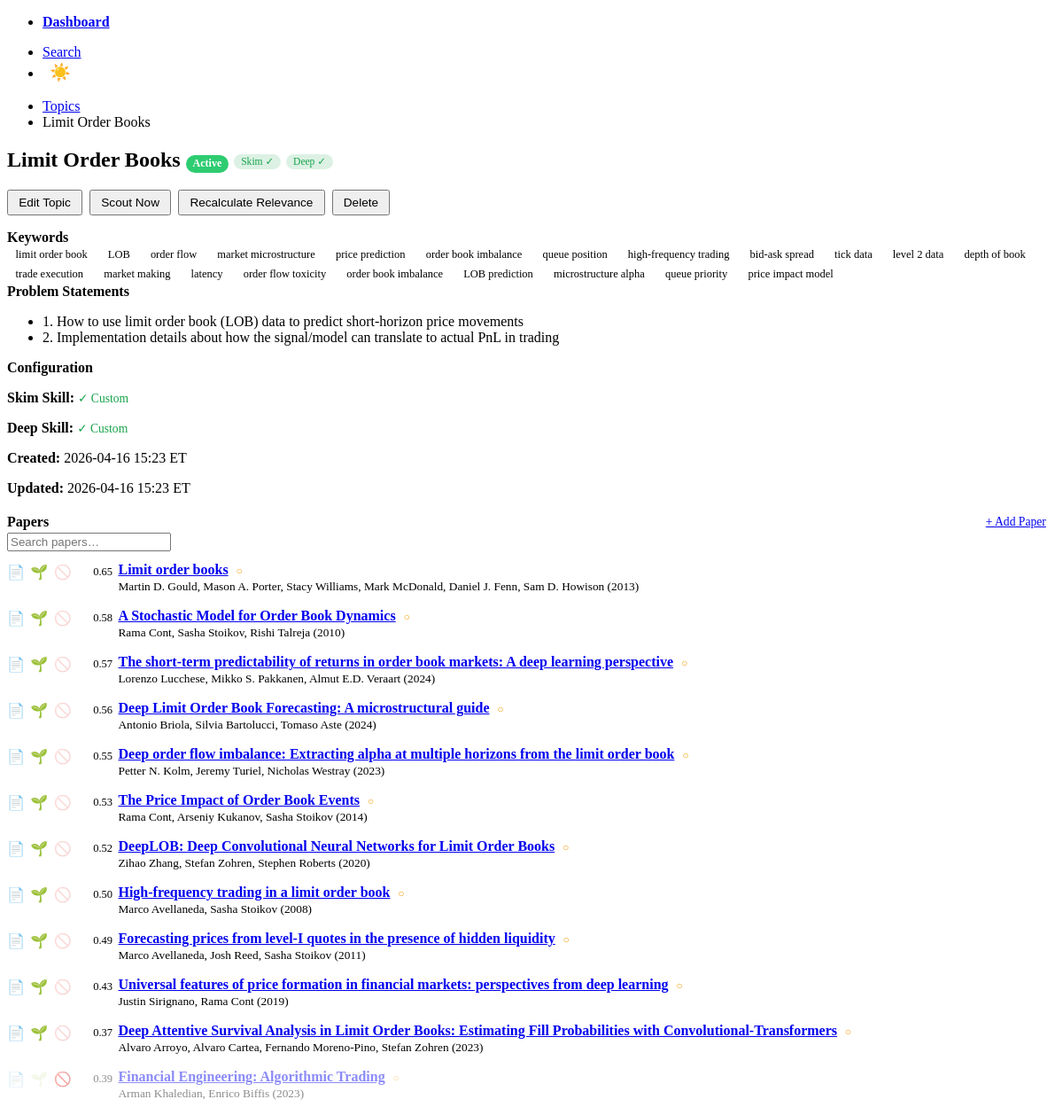
The app's page /topics/4 with its own data.
### tables this page shows
CREATE TABLE topics (
    id              INTEGER PRIMARY KEY AUTOINCREMENT,
    name            TEXT NOT NULL UNIQUE,
    description     TEXT NOT NULL DEFAULT '',
    keywords        TEXT NOT NULL DEFAULT '[]',          -- JSON list of strings
    priority_keywords TEXT NOT NULL DEFAULT '[]',        -- JSON list of high-weight keywords
    problem_statements TEXT NOT NULL DEFAULT '[]',       -- JSON list of free-text problems
    sources         TEXT NOT NULL DEFAULT '["arxiv"]',   -- JSON list: arxiv, ssrn, kaggle
    pdf_policy      TEXT NOT NULL DEFAULT 'link_only'
                        CHECK (pdf_policy IN ('link_only', 'download')),
    is_active       INTEGER NOT NULL DEFAULT 1,
    created_at      TEXT NOT NULL DEFAULT (datetime('now')),
    updated_at      TEXT NOT NULL DEFAULT (datetime('now'))
, skim_skill_md TEXT, deep_synthesis_skill_md TEXT);

CREATE TABLE papers (
    id              INTEGER PRIMARY KEY AUTOINCREMENT,
    source          TEXT NOT NULL,                       -- 'arxiv', 'ssrn', 'kaggle'
    source_id       TEXT NOT NULL,                       -- e.g. arXiv ID
    title           TEXT NOT NULL,
    authors         TEXT NOT NULL DEFAULT '[]',          -- JSON list
    published_venue TEXT NOT NULL DEFAULT '',
    published_date  TEXT,
    abstract        TEXT NOT NULL DEFAULT '',
    url             TEXT NOT NULL DEFAULT '',
    pdf_url         TEXT NOT NULL DEFAULT '',
    pdf_local_path  TEXT,
    created_at      TEXT NOT NULL DEFAULT (datetime('now')), semantic_scholar_id TEXT, read_next INTEGER NOT NULL DEFAULT 0, unprocessed INTEGER NOT NULL DEFAULT 1,
    UNIQUE(source, source_id)
);

CREATE TABLE topic_papers (
    id              INTEGER PRIMARY KEY AUTOINCREMENT,
    topic_id        INTEGER NOT NULL REFERENCES topics(id) ON DELETE CASCADE,
    paper_id        INTEGER NOT NULL REFERENCES papers(id) ON DELETE CASCADE,
    matched_keywords TEXT NOT NULL DEFAULT '[]',         -- JSON list
    relevance_score REAL NOT NULL DEFAULT 0.0,
    created_at      TEXT NOT NULL DEFAULT (datetime('now')), recommendation TEXT CHECK (recommendation IN ('read', 'skip', 'deep_dive')), is_scout_seed INTEGER NOT NULL DEFAULT 0, not_interesting INTEGER NOT NULL DEFAULT 0,
    UNIQUE(topic_id, paper_id)
);

### poneglyph/routes/topics.py (the view)
@router.get("/{topic_id}", response_class=HTMLResponse)
async def view_topic(request: Request, topic_id: int):
    topic = _topic_row(topic_id)
    if not topic:
        return HTMLResponse("<p>Topic not found.</p>", status_code=404)
    paper_rows = fetch_all(
        """SELECT p.*, tp.is_scout_seed, tp.not_interesting, tp.relevance_score
           FROM papers p
           JOIN topic_papers tp ON p.id = tp.paper_id
           WHERE tp.topic_id = ?
           ORDER BY p.read_next DESC, tp.not_interesting ASC,
                    COALESCE(tp.relevance_score, 1.0) DESC,
                    p.published_date DESC, p.created_at DESC
           LIMIT 20""",
        (topic_id,),
    )
    papers = [row_to_dict(r) for r in paper_rows]
    seed_count = sum(1 for p in papers if p.get("is_scout_seed"))
    return templates.TemplateResponse(
        "topics/detail.html",
        {"request": request, "topic": topic, "papers": papers, "seed_count": seed_count},
    )

### templates/topics/detail.html (shortened to what this page needs)
{% extends "base.html" %}
{% block content %}
<nav aria-label="breadcrumb">
    <ul>
        <li><a href="/topics">Topics</a></li>
        <li>{{ topic.name }}</li>
    </ul>
</nav>
<hgroup>
    <h2>
        {{ topic.name }}
        {% if topic.is_active %}
            <span class="badge badge-active">Active</span>
        {% else %}
            <span class="badge badge-inactive">Paused</span>
        {% endif %}
        {% if topic.skim_skill_md %}
            <span style="font-size:0.72rem; font-weight:normal; padding:0.15rem 0.5rem;
                         border-radius:1rem; background:rgba(22,163,74,0.15);
                         color:#16a34a; vertical-align:middle;">Skim ✓</span>
        {% else %}
            <span style="font-size:0.72rem; font-weight:normal; padding:0.15rem 0.5rem;
                         border-radius:1rem; background:rgba(220,38,38,0.12);
                         color:#dc2626; vertical-align:middle;">Skim ✗</span>
        {% endif %}
        {% if topic.deep_synthesis_skill_md %}
            <span style="font-size:0.72rem; font-weight:normal; padding:0.15rem 0.5rem;
                         border-radius:1rem; background:rgba(22,163,74,0.15);
                         color:#16a34a; vertical-align:middle;">Deep ✓</span>
        {% else %}
            <span style="font-size:0.72rem; font-weight:normal; padding:0.15rem 0.5rem;
                         border-radius:1rem; background:rgba(100,116,139,0.15);
                         color:var(--pico-muted-color); vertical-align:middle;">Deep ✗</span>
        {% endif %}
    </h2>
</hgroup>
<div class="actions" style="margin-bottom: 1rem;">
    <button class="outline"
            hx-get="/topics/{{ topic.id }}/edit?from_detail=1"
            hx-target="#topic-edit-area"
            hx-swap="innerHTML"
            onclick="window.scrollTo({top:0,behavior:'smooth'})">Edit Topic</button>
    {% if topic.skim_skill_md %}
    <button class="outline"
            hx-post="/scout/topic/{{ topic.id }}"
            hx-target="#scout-status-area"
            hx-swap="innerHTML"
            hx-confirm="Scout citations for {{ seed_count }} seed paper(s) in this topic? This calls Semantic Scholar and may take a few minutes."
            hx-indicator="#scout-ind">
        Scout Now
    </button>
    {% else %}
    <button class="outline" disabled
            title="Upload a Structural Skim skill first — edit this topic to add one">
        Scout Now
    </button>
    {% endif %}
    <button class="outline"
            hx-post="/topics/{{ topic.id }}/recalculate-relevance"
            hx-target="#topic-papers-list"
            hx-swap="innerHTML"
            hx-indicator="#relevance-ind">
        Recalculate Relevance
    </button>
    <button class="outline contrast"
            hx-delete="/topics/{{ topic.id }}"
            hx-confirm="Delete topic '{{ topic.name }}'? This cannot be undone."
            hx-on::after-request="if(event.detail.successful) window.location='/topics'">
        Delete
    </button>
</div>
<div class="grid">
    <div>
        <article>
            <header><strong>Keywords</strong></header>
            {% set all_keywords = (topic.keywords or []) + (topic.priority_keywords or []) %}
            {% for kw in all_keywords %}
                <span class="keyword-tag">{{ kw }}</span>
            {% endfor %}
        </article>
        {% if topic.problem_statements %}
        <article>
            <header><strong>Problem Statements</strong></header>
            <ul>
                {% for ps in topic.problem_statements %}
                    <li>{{ ps }}</li>
                {% endfor %}
            </ul>
        </article>
        {% endif %}
        <article>
            <header><strong>Configuration</strong></header>
            <p>
                <strong>Skim Skill:</strong>
                {% if topic.skim_skill_md %}
                <span style="color:#16a34a; font-size:0.85rem;">✓ Custom</span>
                {% else %}
                <span style="color:#dc2626; font-size:0.85rem;">✗ None — scouting disabled</span>
                {% endif %}
            </p>
            <p>
                <strong>Deep Skill:</strong>
                {% if topic.deep_synthesis_skill_md %}
                <span style="color:#16a34a; font-size:0.85rem;">✓ Custom</span>
                {% else %}
                <span style="color:var(--pico-muted-color); font-size:0.85rem;">✗ None — deep synthesis disabled</span>
                {% endif %}
            </p>
            <p><strong>Created:</strong> {{ topic.created_at | nyc }} ET</p>
            <p><strong>Updated:</strong> {{ topic.updated_at | nyc }} ET</p>
        </article>
    </div>
    <div>
        <article>
            <header>
                <div style="display: flex; justify-content: space-between; align-items: center;">
                    <strong>Papers</strong>
                    <a href="/papers/upload?topic_id={{ topic.id }}" role="button" class="outline"
                       style="margin: 0; padding: 0.3rem 0.7rem; font-size: 0.85rem;"
                       hx-get="/papers/upload?topic_id={{ topic.id }}" hx-target="#upload-form-area" hx-swap="innerHTML"
                       hx-indicator="#paper-add-ind">
                        + Add Paper <span id="paper-add-ind" class="htmx-indicator"></span>
                    </a>
                </div>
            </header>
            {% if papers %}
                <input type="search" placeholder="Search papers…"
                       style="margin-bottom: 0.75rem;"
                       hx-get="/topics/{{ topic.id }}/papers-list"
                       hx-trigger="input changed delay:300ms"
                       hx-target="#topic-papers-list"
                       hx-swap="innerHTML"
                       name="q">
                <div id="topic-papers-list">
                    {% with show_all_link=(papers|length >= 20) %}
                        {% include "topics/partials/papers_list.html" %}
                    {% endwith %}
                </div>
            {% else %}
                <p style="color: var(--pico-muted-color); font-style: italic;">No papers yet. Add one manually or wait for scouting.</p>
            {% endif %}
        </article>
    </div>
</div>
{% endblock %}

### templates/topics/partials/papers_list.html (shortened to what this page needs)
{% for paper in papers %}
<div style="margin-bottom: 0.5rem; padding-bottom: 0.5rem; border-bottom: 1px solid var(--pico-muted-border-color); display: flex; align-items: flex-start; gap: 0.4rem;{% if paper.not_interesting %} opacity: 0.45;{% endif %}">
    <span hx-post="/papers/{{ paper.id }}/read-next" hx-swap="outerHTML"
          style="cursor:pointer; font-size:1.0rem; flex-shrink:0; margin-top:0.1rem;"
          title="{{ 'Remove from Read Next' if paper.read_next else 'Mark as Read Next' }}">{{ '🔖' if paper.read_next else '📄' }}</span>
    <span id="tp-icons-{{ topic.id }}-{{ paper.id }}" style="display:contents;">
        <span hx-post="/topics/{{ topic.id }}/papers/{{ paper.id }}/toggle-seed"
              hx-target="#tp-icons-{{ topic.id }}-{{ paper.id }}" hx-swap="outerHTML"
              style="cursor:pointer; font-size:1.0rem; flex-shrink:0; margin-top:0.1rem;{% if not paper.is_scout_seed %} opacity:0.25;{% endif %}"
              title="{{ 'Remove from scout seeds' if paper.is_scout_seed else 'Add to scout seeds' }}">🌱</span>
        <span hx-post="/topics/{{ topic.id }}/papers/{{ paper.id }}/toggle-not-interesting"
              hx-target="#tp-icons-{{ topic.id }}-{{ paper.id }}" hx-swap="outerHTML"
              style="cursor:pointer; font-size:1.0rem; flex-shrink:0; margin-top:0.1rem;{% if not paper.not_interesting %} opacity:0.2;{% endif %}"
              title="{{ 'Mark as interesting' if paper.not_interesting else 'Mark as not interesting for this topic' }}">🚫</span>
    </span>
    <span title="Relevance score" style="flex-shrink:0; font-size:0.78rem; color:var(--pico-muted-color); margin-top:0.2rem; min-width:2.5rem; text-align:right;">
        {{ "%.2f"|format(paper.relevance_score) if paper.relevance_score is not none else "—" }}
    </span>
    <div style="flex:1; min-width:0;">
        <a href="/papers/{{ paper.id }}"><strong>{{ paper.title }}</strong></a>
        {% if paper.unprocessed %}
        <span title="Unprocessed" style="color: #f59e0b; font-size: 0.75rem; margin-left: 0.3rem;">○</span>
        {% endif %}
        <br><small style="color: var(--pico-muted-color);">
            {% if paper.authors %}
            {{ paper.authors | join(', ') if paper.authors is iterable and paper.authors is not string else paper.authors }}
            {% endif %}
            {% if paper.published_date %}
            ({{ paper.published_date[:4] }})
            {% endif %}
        </small>
    </div>
</div>
{% endfor %}

### templates/base.html (style rules this page uses)
:root { --pico-font-size: 15px; }
nav { margin-bottom: 1rem; }
.badge { display: inline-block; padding: 0.15rem 0.5rem; border-radius: 1rem; font-size: 0.75rem; font-weight: 600; }
.badge-active { background: #2ecc71; color: #fff; }
.keyword-tag { display: inline-block; background: var(--pico-primary-background); color: var(--pico-primary-inverse); padding: 0.1rem 0.45rem; border-radius: 0.75rem; font-size: 0.78rem; margin: 0.1rem 0.15rem; }
.actions { display: flex; gap: 0.5rem; align-items: center; }
.actions button, .actions a { padding: 0.3rem 0.7rem; font-size: 0.85rem; margin: 0; }

### records on screen
topics: name "Limit Order Books", created_at|nyc "2026-04-16 15:23", updated_at|nyc "2026-04-16 15:23"
topic_papers: relevance_score "0.65", title "Limit order books", authors "Martin D. Gould, Mason A. Porter, Stacy Williams, Mark McDonald, Daniel J. Fenn, Sam D. Howison", published_date "2013"
papers: read_next "📄"
topic_papers: relevance_score "0.58", title "A Stochastic Model for Order Book Dynamics", authors "Rama Cont, Sasha Stoikov, Rishi Talreja", published_date "2010"
papers: read_next "📄"
topic_papers: relevance_score "0.57", title "The short-term predictability of returns in order book markets: A deep learning perspective", authors "Lorenzo Lucchese, Mikko S. Pakkanen, Almut E.D. Veraart", published_date "2024"
papers: read_next "📄"
topic_papers: relevance_score "0.56", title "Deep Limit Order Book Forecasting: A microstructural guide", authors "Antonio Briola, Silvia Bartolucci, Tomaso Aste", published_date "2024"
papers: read_next "📄"
topic_papers: relevance_score "0.55", title "Deep order flow imbalance: Extracting alpha at multiple horizons from the limit order book", authors "Petter N. Kolm, Jeremy Turiel, Nicholas Westray", published_date "2023"
papers: read_next "📄"
topic_papers: relevance_score "0.53", title "The Price Impact of Order Book Events", authors "Rama Cont, Arseniy Kukanov, Sasha Stoikov", published_date "2014"
papers: read_next "📄"
topic_papers: relevance_score "0.52", title "DeepLOB: Deep Convolutional Neural Networks for Limit Order Books", authors "Zihao Zhang, Stefan Zohren, Stephen Roberts", published_date "2020"
papers: read_next "📄"
topic_papers: relevance_score "0.50", title "High-frequency trading in a limit order book", authors "Marco Avellaneda, Sasha Stoikov", published_date "2008"
papers: read_next "📄"
topic_papers: relevance_score "0.49", title "Forecasting prices from level-I quotes in the presence of hidden liquidity", authors "Marco Avellaneda, Josh Reed, Sasha Stoikov", published_date "2011"
papers: read_next "📄"
topic_papers: relevance_score "0.43", title "Universal features of price formation in financial markets: perspectives from deep learning", authors "Justin Sirignano, Rama Cont", published_date "2019"
papers: read_next "📄"
topic_papers: relevance_score "0.37", title "Deep Attentive Survival Analysis in Limit Order Books: Estimating Fill Probabilities with Convolutional-Transformers", authors "Alvaro Arroyo, Alvaro Cartea, Fernando Moreno-Pino, Stefan Zohren", published_date "2023"
papers: read_next "📄"
topic_papers: relevance_score "0.39", title "Financial Engineering: Algorithmic Trading", authors "Arman Khaledian, Enrico Biffis", published_date "2023"
papers: read_next "📄"

### other values on screen
{{ kw }} "limit order book" "LOB" "order flow" "market microstructure" "price prediction" "order book imbalance" "queue position" "high-frequency trading" "bid-ask spread" "tick data" "level 2 data" "depth of book" "trade execution" "market making" "latency" "order flow toxicity" "order book imbalance" "LOB prediction" "microstructure alpha" "queue priority" "price impact model"
{{ ps }} "1. How to use limit order book (LOB) data to predict short-horizon price movements" "2. Implementation details about how the signal/model can translate to actual PnL in trading"
